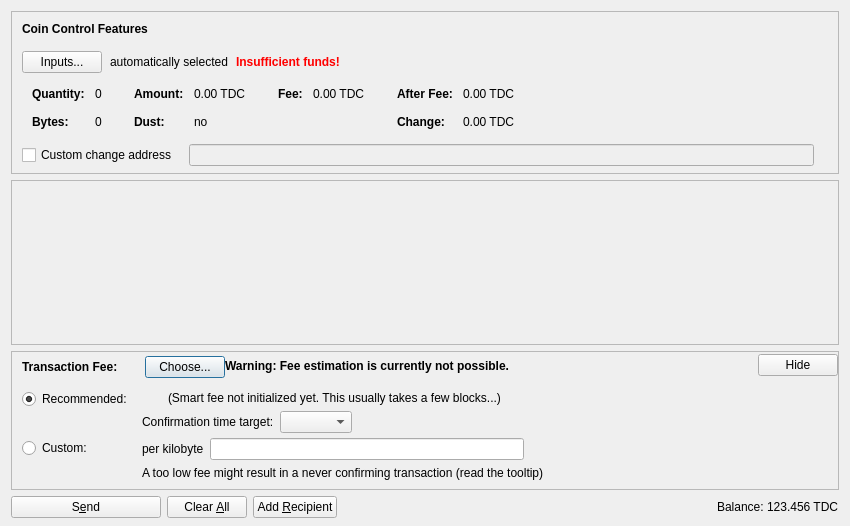
<?xml version="1.0" encoding="UTF-8"?>
<ui version="4.0">
 <class>SendCoinsDialog</class>
 <widget class="QDialog" name="SendCoinsDialog">
  <property name="geometry">
   <rect>
    <x>0</x>
    <y>0</y>
    <width>850</width>
    <height>526</height>
   </rect>
  </property>
  <property name="windowTitle">
   <string>Send Coins</string>
  </property>
  <layout class="QVBoxLayout" name="verticalLayout" stretch="0,1,0,0">
   <property name="bottomMargin">
    <number>8</number>
   </property>
   <item>
    <widget class="QFrame" name="frameCoinControl">
     <property name="sizePolicy">
      <sizepolicy hsizetype="Expanding" vsizetype="Expanding">
       <horstretch>0</horstretch>
       <verstretch>0</verstretch>
      </sizepolicy>
     </property>
     <property name="maximumSize">
      <size>
       <width>16777215</width>
       <height>16777215</height>
      </size>
     </property>
     <property name="frameShape">
      <enum>QFrame::StyledPanel</enum>
     </property>
     <property name="frameShadow">
      <enum>QFrame::Sunken</enum>
     </property>
     <layout class="QVBoxLayout" name="verticalLayoutCoinControl2">
      <property name="spacing">
       <number>0</number>
      </property>
      <property name="leftMargin">
       <number>0</number>
      </property>
      <property name="topMargin">
       <number>0</number>
      </property>
      <property name="rightMargin">
       <number>0</number>
      </property>
      <property name="bottomMargin">
       <number>6</number>
      </property>
      <item>
       <layout class="QVBoxLayout" name="verticalLayoutCoinControl" stretch="0,0,0,0,1">
        <property name="spacing">
         <number>0</number>
        </property>
        <property name="leftMargin">
         <number>10</number>
        </property>
        <property name="topMargin">
         <number>10</number>
        </property>
        <item>
         <layout class="QHBoxLayout" name="horizontalLayoutCoinControl1">
          <property name="bottomMargin">
           <number>15</number>
          </property>
          <item>
           <widget class="QLabel" name="labelCoinControlFeatures">
            <property name="sizePolicy">
             <sizepolicy hsizetype="Preferred" vsizetype="Maximum">
              <horstretch>0</horstretch>
              <verstretch>0</verstretch>
             </sizepolicy>
            </property>
            <property name="font">
             <font>
              <weight>75</weight>
              <bold>true</bold>
             </font>
            </property>
            <property name="styleSheet">
             <string notr="true">font-weight:bold;</string>
            </property>
            <property name="text">
             <string>Coin Control Features</string>
            </property>
           </widget>
          </item>
         </layout>
        </item>
        <item>
         <layout class="QHBoxLayout" name="horizontalLayoutCoinControl2" stretch="0,0,0,0">
          <property name="spacing">
           <number>8</number>
          </property>
          <property name="bottomMargin">
           <number>10</number>
          </property>
          <item>
           <widget class="QPushButton" name="pushButtonCoinControl">
            <property name="styleSheet">
             <string notr="true"/>
            </property>
            <property name="text">
             <string>Inputs...</string>
            </property>
            <property name="autoDefault">
             <bool>false</bool>
            </property>
           </widget>
          </item>
          <item>
           <widget class="QLabel" name="labelCoinControlAutomaticallySelected">
            <property name="text">
             <string>automatically selected</string>
            </property>
            <property name="margin">
             <number>5</number>
            </property>
           </widget>
          </item>
          <item>
           <widget class="QLabel" name="labelCoinControlInsuffFunds">
            <property name="font">
             <font>
              <weight>75</weight>
              <bold>true</bold>
             </font>
            </property>
            <property name="styleSheet">
             <string notr="true">color:red;font-weight:bold;</string>
            </property>
            <property name="text">
             <string>Insufficient funds!</string>
            </property>
            <property name="margin">
             <number>5</number>
            </property>
           </widget>
          </item>
          <item>
           <spacer name="horizontalSpacerCoinControl">
            <property name="orientation">
             <enum>Qt::Horizontal</enum>
            </property>
            <property name="sizeHint" stdset="0">
             <size>
              <width>40</width>
              <height>1</height>
             </size>
            </property>
           </spacer>
          </item>
         </layout>
        </item>
        <item>
         <widget class="QWidget" name="widgetCoinControl" native="true">
          <property name="sizePolicy">
           <sizepolicy hsizetype="Preferred" vsizetype="Preferred">
            <horstretch>0</horstretch>
            <verstretch>0</verstretch>
           </sizepolicy>
          </property>
          <property name="minimumSize">
           <size>
            <width>0</width>
            <height>0</height>
           </size>
          </property>
          <property name="styleSheet">
           <string notr="true"/>
          </property>
          <layout class="QHBoxLayout" name="horizontalLayoutCoinControl5">
           <property name="leftMargin">
            <number>0</number>
           </property>
           <property name="topMargin">
            <number>0</number>
           </property>
           <property name="rightMargin">
            <number>0</number>
           </property>
           <property name="bottomMargin">
            <number>0</number>
           </property>
           <item>
            <layout class="QHBoxLayout" name="horizontalLayoutCoinControl3" stretch="0,0,0,1">
             <property name="spacing">
              <number>20</number>
             </property>
             <property name="topMargin">
              <number>0</number>
             </property>
             <property name="bottomMargin">
              <number>10</number>
             </property>
             <item>
              <layout class="QFormLayout" name="formLayoutCoinControl1">
               <property name="horizontalSpacing">
                <number>10</number>
               </property>
               <property name="verticalSpacing">
                <number>14</number>
               </property>
               <property name="leftMargin">
                <number>10</number>
               </property>
               <property name="topMargin">
                <number>4</number>
               </property>
               <property name="rightMargin">
                <number>6</number>
               </property>
               <item row="0" column="0">
                <widget class="QLabel" name="labelCoinControlQuantityText">
                 <property name="font">
                  <font>
                   <weight>75</weight>
                   <bold>true</bold>
                  </font>
                 </property>
                 <property name="text">
                  <string>Quantity:</string>
                 </property>
                 <property name="margin">
                  <number>0</number>
                 </property>
                </widget>
               </item>
               <item row="0" column="1">
                <widget class="QLabel" name="labelCoinControlQuantity">
                 <property name="cursor">
                  <cursorShape>IBeamCursor</cursorShape>
                 </property>
                 <property name="contextMenuPolicy">
                  <enum>Qt::ActionsContextMenu</enum>
                 </property>
                 <property name="text">
                  <string notr="true">0</string>
                 </property>
                 <property name="margin">
                  <number>0</number>
                 </property>
                 <property name="textInteractionFlags">
                  <set>Qt::LinksAccessibleByMouse|Qt::TextSelectableByKeyboard|Qt::TextSelectableByMouse</set>
                 </property>
                </widget>
               </item>
               <item row="1" column="0">
                <widget class="QLabel" name="labelCoinControlBytesText">
                 <property name="font">
                  <font>
                   <weight>75</weight>
                   <bold>true</bold>
                  </font>
                 </property>
                 <property name="text">
                  <string>Bytes:</string>
                 </property>
                </widget>
               </item>
               <item row="1" column="1">
                <widget class="QLabel" name="labelCoinControlBytes">
                 <property name="cursor">
                  <cursorShape>IBeamCursor</cursorShape>
                 </property>
                 <property name="contextMenuPolicy">
                  <enum>Qt::ActionsContextMenu</enum>
                 </property>
                 <property name="text">
                  <string notr="true">0</string>
                 </property>
                 <property name="textInteractionFlags">
                  <set>Qt::LinksAccessibleByMouse|Qt::TextSelectableByKeyboard|Qt::TextSelectableByMouse</set>
                 </property>
                </widget>
               </item>
              </layout>
             </item>
             <item>
              <layout class="QFormLayout" name="formLayoutCoinControl2">
               <property name="horizontalSpacing">
                <number>10</number>
               </property>
               <property name="verticalSpacing">
                <number>14</number>
               </property>
               <property name="leftMargin">
                <number>6</number>
               </property>
               <property name="topMargin">
                <number>4</number>
               </property>
               <property name="rightMargin">
                <number>6</number>
               </property>
               <item row="0" column="0">
                <widget class="QLabel" name="labelCoinControlAmountText">
                 <property name="font">
                  <font>
                   <weight>75</weight>
                   <bold>true</bold>
                  </font>
                 </property>
                 <property name="text">
                  <string>Amount:</string>
                 </property>
                 <property name="margin">
                  <number>0</number>
                 </property>
                </widget>
               </item>
               <item row="0" column="1">
                <widget class="QLabel" name="labelCoinControlAmount">
                 <property name="cursor">
                  <cursorShape>IBeamCursor</cursorShape>
                 </property>
                 <property name="contextMenuPolicy">
                  <enum>Qt::ActionsContextMenu</enum>
                 </property>
                 <property name="text">
                  <string notr="true">0.00 TDC</string>
                 </property>
                 <property name="textInteractionFlags">
                  <set>Qt::LinksAccessibleByMouse|Qt::TextSelectableByKeyboard|Qt::TextSelectableByMouse</set>
                 </property>
                </widget>
               </item>
               <item row="1" column="0">
                <widget class="QLabel" name="labelCoinControlLowOutputText">
                 <property name="font">
                  <font>
                   <weight>75</weight>
                   <bold>true</bold>
                  </font>
                 </property>
                 <property name="text">
                  <string>Dust:</string>
                 </property>
                </widget>
               </item>
               <item row="1" column="1">
                <widget class="QLabel" name="labelCoinControlLowOutput">
                 <property name="cursor">
                  <cursorShape>IBeamCursor</cursorShape>
                 </property>
                 <property name="contextMenuPolicy">
                  <enum>Qt::ActionsContextMenu</enum>
                 </property>
                 <property name="text">
                  <string notr="true">no</string>
                 </property>
                 <property name="textInteractionFlags">
                  <set>Qt::LinksAccessibleByMouse|Qt::TextSelectableByKeyboard|Qt::TextSelectableByMouse</set>
                 </property>
                </widget>
               </item>
              </layout>
             </item>
             <item>
              <layout class="QFormLayout" name="formLayoutCoinControl3">
               <property name="horizontalSpacing">
                <number>10</number>
               </property>
               <property name="verticalSpacing">
                <number>14</number>
               </property>
               <property name="leftMargin">
                <number>6</number>
               </property>
               <property name="topMargin">
                <number>4</number>
               </property>
               <property name="rightMargin">
                <number>6</number>
               </property>
               <item row="0" column="0">
                <widget class="QLabel" name="labelCoinControlFeeText">
                 <property name="font">
                  <font>
                   <weight>75</weight>
                   <bold>true</bold>
                  </font>
                 </property>
                 <property name="text">
                  <string>Fee:</string>
                 </property>
                 <property name="margin">
                  <number>0</number>
                 </property>
                </widget>
               </item>
               <item row="0" column="1">
                <widget class="QLabel" name="labelCoinControlFee">
                 <property name="cursor">
                  <cursorShape>IBeamCursor</cursorShape>
                 </property>
                 <property name="contextMenuPolicy">
                  <enum>Qt::ActionsContextMenu</enum>
                 </property>
                 <property name="text">
                  <string notr="true">0.00 TDC</string>
                 </property>
                 <property name="textInteractionFlags">
                  <set>Qt::LinksAccessibleByMouse|Qt::TextSelectableByKeyboard|Qt::TextSelectableByMouse</set>
                 </property>
                </widget>
               </item>
              </layout>
             </item>
             <item>
              <layout class="QFormLayout" name="formLayoutCoinControl4">
               <property name="horizontalSpacing">
                <number>10</number>
               </property>
               <property name="verticalSpacing">
                <number>14</number>
               </property>
               <property name="leftMargin">
                <number>6</number>
               </property>
               <property name="topMargin">
                <number>4</number>
               </property>
               <property name="rightMargin">
                <number>6</number>
               </property>
               <item row="0" column="0">
                <widget class="QLabel" name="labelCoinControlAfterFeeText">
                 <property name="font">
                  <font>
                   <weight>75</weight>
                   <bold>true</bold>
                  </font>
                 </property>
                 <property name="text">
                  <string>After Fee:</string>
                 </property>
                 <property name="margin">
                  <number>0</number>
                 </property>
                </widget>
               </item>
               <item row="0" column="1">
                <widget class="QLabel" name="labelCoinControlAfterFee">
                 <property name="cursor">
                  <cursorShape>IBeamCursor</cursorShape>
                 </property>
                 <property name="contextMenuPolicy">
                  <enum>Qt::ActionsContextMenu</enum>
                 </property>
                 <property name="text">
                  <string notr="true">0.00 TDC</string>
                 </property>
                 <property name="textInteractionFlags">
                  <set>Qt::LinksAccessibleByMouse|Qt::TextSelectableByKeyboard|Qt::TextSelectableByMouse</set>
                 </property>
                </widget>
               </item>
               <item row="1" column="0">
                <widget class="QLabel" name="labelCoinControlChangeText">
                 <property name="font">
                  <font>
                   <weight>75</weight>
                   <bold>true</bold>
                  </font>
                 </property>
                 <property name="text">
                  <string>Change:</string>
                 </property>
                </widget>
               </item>
               <item row="1" column="1">
                <widget class="QLabel" name="labelCoinControlChange">
                 <property name="cursor">
                  <cursorShape>IBeamCursor</cursorShape>
                 </property>
                 <property name="contextMenuPolicy">
                  <enum>Qt::ActionsContextMenu</enum>
                 </property>
                 <property name="text">
                  <string notr="true">0.00 TDC</string>
                 </property>
                 <property name="textInteractionFlags">
                  <set>Qt::LinksAccessibleByMouse|Qt::TextSelectableByKeyboard|Qt::TextSelectableByMouse</set>
                 </property>
                </widget>
               </item>
              </layout>
             </item>
            </layout>
           </item>
          </layout>
         </widget>
        </item>
        <item>
         <layout class="QHBoxLayout" name="horizontalLayoutCoinControl4" stretch="0,0,0">
          <property name="spacing">
           <number>12</number>
          </property>
          <property name="sizeConstraint">
           <enum>QLayout::SetDefaultConstraint</enum>
          </property>
          <property name="topMargin">
           <number>5</number>
          </property>
          <property name="rightMargin">
           <number>5</number>
          </property>
          <item>
           <widget class="QCheckBox" name="checkBoxCoinControlChange">
            <property name="toolTip">
             <string>If this is activated, but the change address is empty or invalid, change will be sent to a newly generated address.</string>
            </property>
            <property name="text">
             <string>Custom change address</string>
            </property>
           </widget>
          </item>
          <item>
           <widget class="QValidatedLineEdit" name="lineEditCoinControlChange">
            <property name="enabled">
             <bool>false</bool>
            </property>
            <property name="sizePolicy">
             <sizepolicy hsizetype="Expanding" vsizetype="Fixed">
              <horstretch>0</horstretch>
              <verstretch>0</verstretch>
             </sizepolicy>
            </property>
           </widget>
          </item>
          <item>
           <widget class="QLabel" name="labelCoinControlChangeLabel">
            <property name="sizePolicy">
             <sizepolicy hsizetype="Preferred" vsizetype="Expanding">
              <horstretch>0</horstretch>
              <verstretch>0</verstretch>
             </sizepolicy>
            </property>
            <property name="minimumSize">
             <size>
              <width>0</width>
              <height>0</height>
             </size>
            </property>
            <property name="text">
             <string/>
            </property>
            <property name="margin">
             <number>3</number>
            </property>
           </widget>
          </item>
         </layout>
        </item>
        <item>
         <spacer name="verticalSpacerCoinControl">
          <property name="orientation">
           <enum>Qt::Vertical</enum>
          </property>
          <property name="sizeHint" stdset="0">
           <size>
            <width>800</width>
            <height>1</height>
           </size>
          </property>
         </spacer>
        </item>
       </layout>
      </item>
     </layout>
    </widget>
   </item>
   <item>
    <widget class="QScrollArea" name="scrollArea">
     <property name="widgetResizable">
      <bool>true</bool>
     </property>
     <widget class="QWidget" name="scrollAreaWidgetContents">
      <property name="geometry">
       <rect>
        <x>0</x>
        <y>0</y>
        <width>830</width>
        <height>104</height>
       </rect>
      </property>
      <layout class="QVBoxLayout" name="verticalLayout_2" stretch="0,1">
       <property name="leftMargin">
        <number>0</number>
       </property>
       <property name="topMargin">
        <number>0</number>
       </property>
       <property name="rightMargin">
        <number>0</number>
       </property>
       <property name="bottomMargin">
        <number>0</number>
       </property>
       <item>
        <layout class="QVBoxLayout" name="entries">
         <property name="spacing">
          <number>6</number>
         </property>
        </layout>
       </item>
       <item>
        <spacer name="verticalSpacer">
         <property name="orientation">
          <enum>Qt::Vertical</enum>
         </property>
         <property name="sizeHint" stdset="0">
          <size>
           <width>20</width>
           <height>40</height>
          </size>
         </property>
        </spacer>
       </item>
      </layout>
     </widget>
    </widget>
   </item>
   <item>
    <widget class="QFrame" name="frameFee">
     <property name="sizePolicy">
      <sizepolicy hsizetype="Expanding" vsizetype="Expanding">
       <horstretch>0</horstretch>
       <verstretch>0</verstretch>
      </sizepolicy>
     </property>
     <property name="maximumSize">
      <size>
       <width>16777215</width>
       <height>16777215</height>
      </size>
     </property>
     <property name="frameShape">
      <enum>QFrame::StyledPanel</enum>
     </property>
     <property name="frameShadow">
      <enum>QFrame::Sunken</enum>
     </property>
     <layout class="QVBoxLayout" name="verticalLayoutFee1">
      <property name="spacing">
       <number>0</number>
      </property>
      <property name="leftMargin">
       <number>0</number>
      </property>
      <property name="topMargin">
       <number>0</number>
      </property>
      <property name="rightMargin">
       <number>0</number>
      </property>
      <property name="bottomMargin">
       <number>0</number>
      </property>
      <item>
       <layout class="QVBoxLayout" name="verticalLayoutFee2" stretch="0,0,0">
        <property name="spacing">
         <number>0</number>
        </property>
        <property name="leftMargin">
         <number>10</number>
        </property>
        <property name="topMargin">
         <number>0</number>
        </property>
        <item>
         <layout class="QHBoxLayout" name="horizontalLayoutFee1">
          <property name="bottomMargin">
           <number>0</number>
          </property>
          <item>
           <layout class="QVBoxLayout" name="verticalLayoutFee7">
            <property name="spacing">
             <number>0</number>
            </property>
            <item>
             <spacer name="verticalSpacerSmartFee">
              <property name="orientation">
               <enum>Qt::Vertical</enum>
              </property>
              <property name="sizeType">
               <enum>QSizePolicy::Fixed</enum>
              </property>
              <property name="sizeHint" stdset="0">
               <size>
                <width>1</width>
                <height>4</height>
               </size>
              </property>
             </spacer>
            </item>
            <item>
             <layout class="QHBoxLayout" name="horizontalLayoutSmartFee">
              <property name="spacing">
               <number>10</number>
              </property>
              <item>
               <widget class="QLabel" name="labelFeeHeadline">
                <property name="sizePolicy">
                 <sizepolicy hsizetype="Preferred" vsizetype="Maximum">
                  <horstretch>0</horstretch>
                  <verstretch>0</verstretch>
                 </sizepolicy>
                </property>
                <property name="font">
                 <font>
                  <weight>75</weight>
                  <bold>true</bold>
                 </font>
                </property>
                <property name="styleSheet">
                 <string notr="true">font-weight:bold;</string>
                </property>
                <property name="text">
                 <string>Transaction Fee:</string>
                </property>
               </widget>
              </item>
              <item>
               <widget class="QLabel" name="labelFeeMinimized">
                <property name="text">
                 <string/>
                </property>
               </widget>
              </item>
              <item>
               <widget class="QPushButton" name="buttonChooseFee">
                <property name="text">
                 <string>Choose...</string>
                </property>
               </widget>
              </item>
             </layout>
            </item>
            <item>
             <spacer name="verticalSpacer_5">
              <property name="orientation">
               <enum>Qt::Vertical</enum>
              </property>
              <property name="sizeHint" stdset="0">
               <size>
                <width>1</width>
                <height>1</height>
               </size>
              </property>
             </spacer>
            </item>
           </layout>
          </item>
          <item>
           <widget class="QLabel" name="fallbackFeeWarningLabel">
            <property name="toolTip">
             <string>Using the fallbackfee can result in sending a transaction that will take several hours or days (or never) to confirm. Consider choosing your fee manually or wait until you have validated the complete chain.</string>
            </property>
            <property name="font">
            <font>
                <weight>75</weight>
                <bold>true</bold>
            </font>
            </property>
            <property name="text">
             <string>Warning: Fee estimation is currently not possible.</string>
            </property>
            <property name="wordWrap">
             <bool>false</bool>
            </property>
           </widget>
          </item>
          <item>
           <spacer name="horizontalSpacer_4">
            <property name="orientation">
             <enum>Qt::Horizontal</enum>
            </property>
            <property name="sizeType">
             <enum>QSizePolicy::MinimumExpanding</enum>
            </property>
            <property name="sizeHint" stdset="0">
             <size>
              <width>40</width>
              <height>20</height>
             </size>
            </property>
           </spacer>
          </item>
          <item>
           <widget class="QPushButton" name="buttonMinimizeFee">
            <property name="toolTip">
             <string>collapse fee-settings</string>
            </property>
            <property name="text">
             <string>Hide</string>
            </property>
           </widget>
          </item>
         </layout>
        </item>
        <item>
         <widget class="QFrame" name="frameFeeSelection">
          <layout class="QVBoxLayout" name="verticalLayoutFee12">
           <property name="spacing">
            <number>0</number>
           </property>
           <property name="leftMargin">
            <number>0</number>
           </property>
           <property name="topMargin">
            <number>0</number>
           </property>
           <property name="rightMargin">
            <number>0</number>
           </property>
           <property name="bottomMargin">
            <number>0</number>
           </property>
           <item>
            <layout class="QGridLayout" name="gridLayoutFee">
             <property name="topMargin">
              <number>10</number>
             </property>
             <property name="bottomMargin">
              <number>4</number>
             </property>
             <property name="horizontalSpacing">
              <number>10</number>
             </property>
             <property name="verticalSpacing">
              <number>4</number>
             </property>
             <item row="1" column="1">
              <layout class="QVBoxLayout" name="verticalLayoutFee8">
               <property name="spacing">
                <number>6</number>
               </property>
               <item>
                <layout class="QHBoxLayout" name="horizontalLayoutFee13">
                 <item>
                  <widget class="QLabel" name="labelCustomPerKilobyte">
                   <property name="toolTip">
                    <string>Specify a custom fee per kB (1,000 bytes) of the transaction's virtual size.

Note:  Since the fee is calculated on a per-byte basis, a fee of "100 satoshis per kB" for a transaction size of 500 bytes (half of 1 kB) would ultimately yield a fee of only 50 satoshis.</string>
                   </property>
                   <property name="text">
                    <string>per kilobyte</string>
                   </property>
                  </widget>
                 </item>
                 <item>
                  <widget class="BitcoinAmountField" name="customFee"/>
                 </item>
                 <item>
                  <spacer name="horizontalSpacer_6">
                   <property name="orientation">
                    <enum>Qt::Horizontal</enum>
                   </property>
                   <property name="sizeHint" stdset="0">
                    <size>
                     <width>1</width>
                     <height>1</height>
                    </size>
                   </property>
                  </spacer>
                 </item>
                </layout>
               </item>
               <item>
                <layout class="QHBoxLayout" name="horizontalLayoutFee8">
                 <item>
                  <widget class="QLabel" name="labelCustomFeeWarning">
                   <property name="enabled">
                    <bool>true</bool>
                   </property>
                   <property name="toolTip">
                    <string>When there is less transaction volume than space in the blocks, miners as well as relaying nodes may enforce a minimum fee. Paying only this minimum fee is just fine, but be aware that this can result in a never confirming transaction once there is more demand for terrydaviscoin transactions than the network can process.</string>
                   </property>
                   <property name="text">
                    <string>A too low fee might result in a never confirming transaction (read the tooltip)</string>
                   </property>
                  </widget>
                 </item>
                 <item>
                  <spacer name="horizontalSpacer_2">
                   <property name="orientation">
                    <enum>Qt::Horizontal</enum>
                   </property>
                   <property name="sizeHint" stdset="0">
                    <size>
                     <width>1</width>
                     <height>1</height>
                    </size>
                   </property>
                  </spacer>
                 </item>
                </layout>
               </item>
              </layout>
             </item>
             <item row="0" column="0">
              <layout class="QVBoxLayout" name="verticalLayoutFee4" stretch="0,1">
               <item>
                <widget class="QRadioButton" name="radioSmartFee">
                 <property name="text">
                  <string>Recommended:</string>
                 </property>
                 <property name="checked">
                  <bool>true</bool>
                 </property>
                 <attribute name="buttonGroup">
                  <string notr="true">groupFee</string>
                 </attribute>
                </widget>
               </item>
               <item>
                <spacer name="verticalSpacer_2">
                 <property name="orientation">
                  <enum>Qt::Vertical</enum>
                 </property>
                 <property name="sizeHint" stdset="0">
                  <size>
                   <width>1</width>
                   <height>1</height>
                  </size>
                 </property>
                </spacer>
               </item>
              </layout>
             </item>
             <item row="1" column="0">
              <layout class="QVBoxLayout" name="verticalLayoutFee9" stretch="0,1">
               <item>
                <widget class="QRadioButton" name="radioCustomFee">
                 <property name="text">
                  <string>Custom:</string>
                 </property>
                 <attribute name="buttonGroup">
                  <string notr="true">groupFee</string>
                 </attribute>
                </widget>
               </item>
               <item>
                <spacer name="verticalSpacer_6">
                 <property name="orientation">
                  <enum>Qt::Vertical</enum>
                 </property>
                 <property name="sizeHint" stdset="0">
                  <size>
                   <width>1</width>
                   <height>1</height>
                  </size>
                 </property>
                </spacer>
               </item>
              </layout>
             </item>
             <item row="0" column="1">
              <layout class="QVBoxLayout" name="verticalLayoutFee3" stretch="0,0,1">
               <property name="spacing">
                <number>6</number>
               </property>
               <property name="topMargin">
                <number>2</number>
               </property>
               <item>
                <layout class="QHBoxLayout" name="horizontalLayoutFee12">
                 <item>
                  <widget class="QLabel" name="labelSmartFee">
                   <property name="text">
                    <string/>
                   </property>
                  </widget>
                 </item>
                 <item>
                  <widget class="QLabel" name="labelFeeEstimation">
                   <property name="text">
                    <string/>
                   </property>
                  </widget>
                 </item>
                 <item>
                  <widget class="QLabel" name="labelSmartFee2">
                   <property name="text">
                    <string>(Smart fee not initialized yet. This usually takes a few blocks...)</string>
                   </property>
                  </widget>
                 </item>
                 <item>
                  <spacer name="horizontalSpacer_5">
                   <property name="orientation">
                    <enum>Qt::Horizontal</enum>
                   </property>
                   <property name="sizeHint" stdset="0">
                    <size>
                     <width>1</width>
                     <height>1</height>
                    </size>
                   </property>
                  </spacer>
                 </item>
                </layout>
               </item>
               <item>
                <layout class="QHBoxLayout" name="horizontalLayoutFee9">
                 <item>
                  <layout class="QVBoxLayout" name="verticalLayoutFee6">
                   <item>
                    <widget class="QLabel" name="labelSmartFee3">
                     <property name="text">
                      <string>Confirmation time target:</string>
                     </property>
                    </widget>
                   </item>
                  </layout>
                 </item>
                 <item>
                  <layout class="QVBoxLayout" name="verticalLayoutFee5">
                   <property name="rightMargin">
                    <number>30</number>
                   </property>
                   <item>
                    <layout class="QHBoxLayout" name="horizontalLayoutConfTarget">
                     <property name="bottomMargin">
                      <number>0</number>
                     </property>
                     <item>
                      <widget class="QComboBox" name="confTargetSelector"/>
                     </item>
                     <item>
                      <spacer name="horizontalSpacerConfTarget">
                       <property name="orientation">
                        <enum>Qt::Horizontal</enum>
                       </property>
                       <property name="sizeHint" stdset="0">
                        <size>
                         <width>40</width>
                         <height>20</height>
                        </size>
                       </property>
                      </spacer>
                     </item>
                    </layout>
                   </item>
                  </layout>
                 </item>
                </layout>
               </item>
               <item>
                <spacer name="verticalSpacer_4">
                 <property name="orientation">
                  <enum>Qt::Vertical</enum>
                 </property>
                 <property name="sizeHint" stdset="0">
                  <size>
                   <width>1</width>
                   <height>1</height>
                  </size>
                 </property>
                </spacer>
               </item>
              </layout>
             </item>
            </layout>
           </item>
          </layout>
         </widget>
        </item>
        <item>
         <spacer name="verticalSpacerFee">
          <property name="orientation">
           <enum>Qt::Vertical</enum>
          </property>
          <property name="sizeHint" stdset="0">
           <size>
            <width>40</width>
            <height>5</height>
           </size>
          </property>
         </spacer>
        </item>
       </layout>
      </item>
     </layout>
    </widget>
   </item>
   <item>
    <layout class="QHBoxLayout" name="horizontalLayout">
     <item>
      <widget class="QPushButton" name="sendButton">
       <property name="minimumSize">
        <size>
         <width>150</width>
         <height>0</height>
        </size>
       </property>
       <property name="toolTip">
        <string>Confirm the send action</string>
       </property>
       <property name="text">
        <string>S&amp;end</string>
       </property>
       <property name="icon">
        <iconset resource="../bitcoin.qrc">
         <normaloff>:/icons/send</normaloff>:/icons/send</iconset>
       </property>
       <property name="autoDefault">
        <bool>false</bool>
       </property>
       <property name="default">
        <bool>false</bool>
       </property>
      </widget>
     </item>
     <item>
      <widget class="QPushButton" name="clearButton">
       <property name="sizePolicy">
        <sizepolicy hsizetype="Minimum" vsizetype="Fixed">
         <horstretch>0</horstretch>
         <verstretch>0</verstretch>
        </sizepolicy>
       </property>
       <property name="toolTip">
        <string>Clear all fields of the form.</string>
       </property>
       <property name="text">
        <string>Clear &amp;All</string>
       </property>
       <property name="icon">
        <iconset resource="../bitcoin.qrc">
         <normaloff>:/icons/remove</normaloff>:/icons/remove</iconset>
       </property>
       <property name="autoDefault">
        <bool>false</bool>
       </property>
      </widget>
     </item>
     <item>
      <widget class="QPushButton" name="addButton">
       <property name="toolTip">
        <string>Send to multiple recipients at once</string>
       </property>
       <property name="text">
        <string>Add &amp;Recipient</string>
       </property>
       <property name="icon">
        <iconset resource="../bitcoin.qrc">
         <normaloff>:/icons/add</normaloff>:/icons/add</iconset>
       </property>
       <property name="autoDefault">
        <bool>false</bool>
       </property>
      </widget>
     </item>
     <item>
      <spacer name="horizontalSpacer">
       <property name="orientation">
        <enum>Qt::Horizontal</enum>
       </property>
       <property name="sizeHint" stdset="0">
        <size>
         <width>40</width>
         <height>20</height>
        </size>
       </property>
      </spacer>
     </item>
     <item>
      <layout class="QHBoxLayout" name="horizontalLayout_2">
       <property name="spacing">
        <number>3</number>
       </property>
       <item>
        <widget class="QLabel" name="label">
         <property name="sizePolicy">
          <sizepolicy hsizetype="Preferred" vsizetype="Fixed">
           <horstretch>0</horstretch>
           <verstretch>0</verstretch>
          </sizepolicy>
         </property>
         <property name="text">
          <string>Balance:</string>
         </property>
        </widget>
       </item>
       <item>
        <widget class="QLabel" name="labelBalance">
         <property name="sizePolicy">
          <sizepolicy hsizetype="Preferred" vsizetype="Fixed">
           <horstretch>0</horstretch>
           <verstretch>0</verstretch>
          </sizepolicy>
         </property>
         <property name="cursor">
          <cursorShape>IBeamCursor</cursorShape>
         </property>
         <property name="text">
          <string notr="true">123.456 TDC</string>
         </property>
         <property name="textInteractionFlags">
          <set>Qt::LinksAccessibleByMouse|Qt::TextSelectableByKeyboard|Qt::TextSelectableByMouse</set>
         </property>
        </widget>
       </item>
      </layout>
     </item>
    </layout>
   </item>
  </layout>
 </widget>
 <customwidgets>
  <customwidget>
   <class>QValidatedLineEdit</class>
   <extends>QLineEdit</extends>
   <header>qt/qvalidatedlineedit.h</header>
  </customwidget>
  <customwidget>
   <class>BitcoinAmountField</class>
   <extends>QLineEdit</extends>
   <header>qt/bitcoinamountfield.h</header>
   <container>1</container>
  </customwidget>
 </customwidgets>
 <resources>
  <include location="../bitcoin.qrc"/>
 </resources>
 <connections/>
 <buttongroups>
  <buttongroup name="groupFee"/>
 </buttongroups>
</ui>
